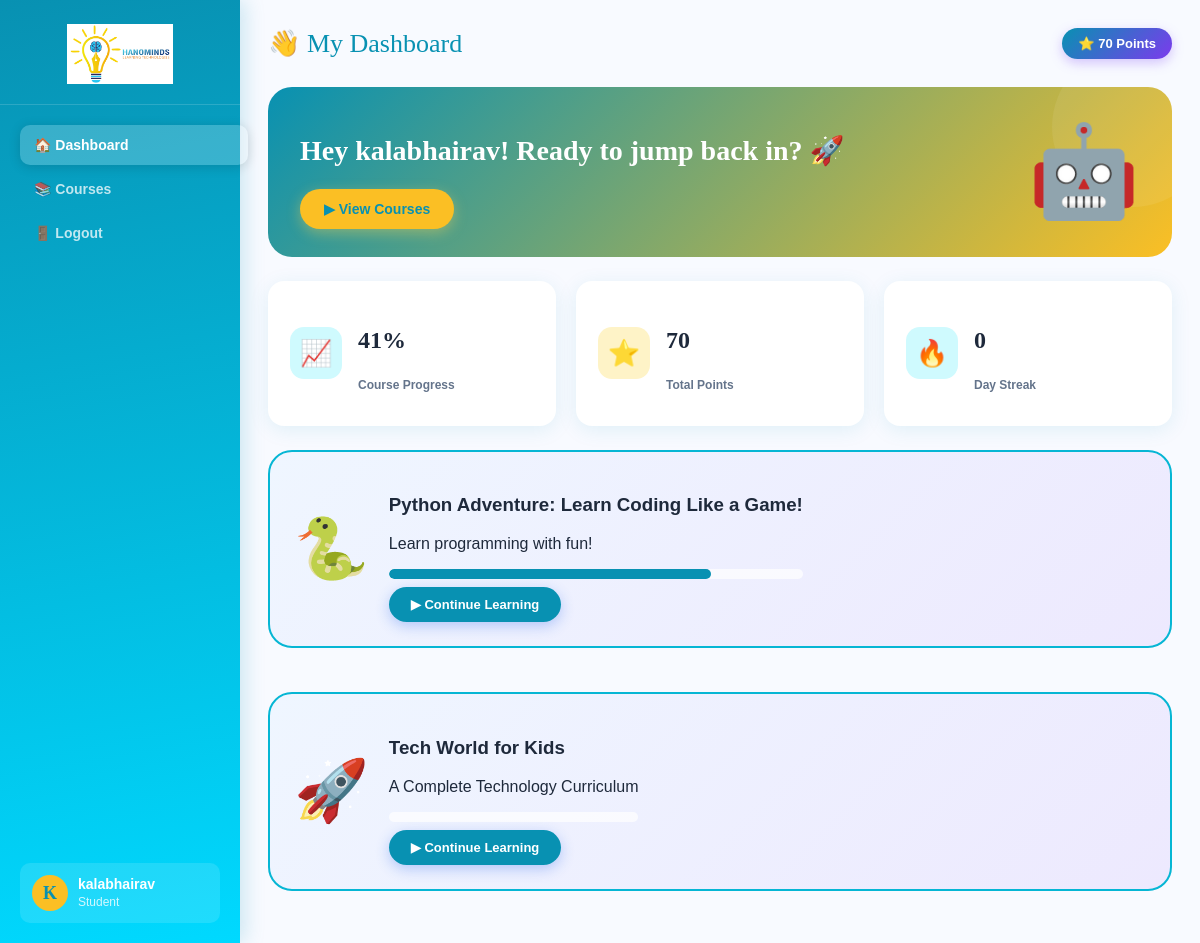
The page /student-dashboard (signed in) on the database its author committed.
### models.py (models this page shows, shortened)
class User(db.Model):
    id = db.Column(db.Integer, primary_key=True)
    name = db.Column(db.String(100), nullable=False)
    email = db.Column(db.String(100), unique=True, nullable=False)
    password_hash = db.Column(db.String(128), nullable=False)
    role = db.Column(db.String(20), nullable=False)  # student, instructor, admin
    status = db.Column(db.String(20), default='active')  # active, inactive

class Course(db.Model):
    id = db.Column(db.Integer, primary_key=True)
    title = db.Column(db.String(100), nullable=False)

### app.py (the view)
@app.route('/student-dashboard')
def student_dashboard():
    if 'user_id' not in session:
        return redirect(url_for('login'))
    user = User.query.get(session['user_id'])
    if user.role != 'student':
        return redirect(url_for('index'))
    courses = Course.query.all()
    progress = Progress.query.filter_by(user_id=user.id).all()
    total_modules = 0
    completed = 0
    courses_data = []
    for course in courses:
        modules = Module.query.filter_by(course_id=course.id).order_by(Module.order).all()
        total = len(modules)
        course_module_ids = [m.id for m in modules]
        comp = sum(1 for p in progress if p.module_id in course_module_ids and p.completed)
        total_modules += total
        completed += comp
        c_progress_percent = (comp / total * 100) if total > 0 else 0
        courses_data.append({
            'course': course,
            'emoji': '🐍' if 'python' in course.title.lower() else '🚀',
            'desc': 'Learn programming with fun!' if 'python' in course.title.lower() else 'A Complete Technology Curriculum',
            'progress_percent': c_progress_percent
        })
    progress_percent = (completed / total_modules * 100) if total_modules > 0 else 0
    leaderboard = Leaderboard.query.order_by(Leaderboard.points.desc()).limit(5).all()
    leaderboard_data = [{'name': User.query.get(l.user_id).name, 'points': l.points} for l in leaderboard]
    user_leaderboard = Leaderboard.query.filter_by(user_id=user.id).first()
    user_points = user_leaderboard.points if user_leaderboard else 0
    user_streak = user_leaderboard.streak if user_leaderboard else 0
    return render_template('student-dashboard.html', user=user, progress_percent=progress_percent, courses_data=courses_data, leaderboard=leaderboard_data, user_points=user_points, user_streak=user_streak)

### templates/student-dashboard.html (shortened to what this page needs)
<!DOCTYPE html>
<html lang="en">
<head>
    <link rel="stylesheet" href="{{ url_for('static', filename='css/style.css') }}">
    <link rel="stylesheet" href="{{ url_for('static', filename='css/responsive.css') }}">
</head>
<body>
    <aside class="sidebar">
        <div class="sb-logo">
            <img src="{{ url_for('static', filename='images/logo.png') }}" alt="Hanominds Logo" style="max-width: 90%; height: auto; max-height: 60px; display: block; margin: 0 auto;">
        </div>
        <nav class="sb-nav">
            <a href="{{ url_for('student_dashboard') }}" class="sb-item active">🏠 Dashboard</a>
            <a href="{{ url_for('student_dashboard') }}" class="sb-item">📚 Courses</a>
            <a href="{{ url_for('logout') }}" class="sb-item">🚪 Logout</a>
        </nav>
        <div class="sb-user-card">
            <div class="sb-avatar">{{ user.name[0].upper() }}</div>
            <div class="sb-user-info">
                <span class="sb-user-name">{{ user.name }}</span>
                <span class="sb-user-role">Student</span>
            </div>
        </div>
    </aside>
    <main class="main">
        <div class="topbar">
            <div class="topbar-title">👋 My Dashboard</div>
            <div class="points-pill">⭐ {{ user_points }} Points</div>
        </div>
        <div class="welcome-banner">
            <div class="wb-left">
                <h1>Hey {{ user.name }}! Ready to jump back in? 🚀</h1>
                <button class="wb-btn" onclick="window.scrollTo(0, document.body.scrollHeight)">▶ View Courses</button>
            </div>
            <div class="wb-mascot">🤖</div>
        </div>
        <div class="dash-grid">
            <div class="stat-card">
                <div class="stat-icon blue">📈</div>
                <div class="stat-info">
                    <h3>{{ "%.0f"|format(progress_percent) }}%</h3>
                    <p>Course Progress</p>
                </div>
            </div>
            <div class="stat-card">
                <div class="stat-icon yellow">⭐</div>
                <div class="stat-info">
                    <h3>{{ user_points }}</h3>
                    <p>Total Points</p>
                </div>
            </div>
            <div class="stat-card">
                <div class="stat-icon purple">🔥</div>
                <div class="stat-info">
                    <h3>{{ user_streak }}</h3>
                    <p>Day Streak</p>
                </div>
            </div>
        </div>
        <div style="display: flex; flex-direction: column; gap: 20px;">
            {% for c in courses_data %}
            <div class="course-card" onclick="window.location.href='{{ url_for('course', course_id=c.course.id) }}'">
                <div class="course-emoji">{{ c.emoji }}</div>
                <div>
                    <h3>{{ c.course.title }}</h3>
                    <p>{{ c.desc }}</p>
                    <div class="prog-bar-wrap">
                        <div class="prog-bar-fill" style="width: {{ c.progress_percent }}%"></div>
                    </div>
                    <button class="continue-btn">▶ Continue Learning</button>
                </div>
            </div>
            {% else %}
            <p>No courses available at the moment.</p>
            {% endfor %}
        </div>
    </main>
</body>
</html>

### static/css/responsive.css (style rules this page uses)
.stat-card { background: var(--card); border-radius: var(--radius); padding: 20px; display: flex; align-items: center; gap: 16px; box-shadow: var(--shadow); border: 2px solid transparent; transition: all .2s; }

### rows shown on the page
User: name "K", name "kalabhairav"
Course: course "Python Adventure: Learn Coding Like a Game!"
Course: course "Tech World for Kids"

### other values the page prints
{{ user_points }} "70"
{{ "%.0f"|format(progress_percent) }} "41"
{{ user_streak }} "0"
{{ c.emoji }} "🐍" "🚀"
{{ c.desc }} "Learn programming with fun!" "A Complete Technology Curriculum"
